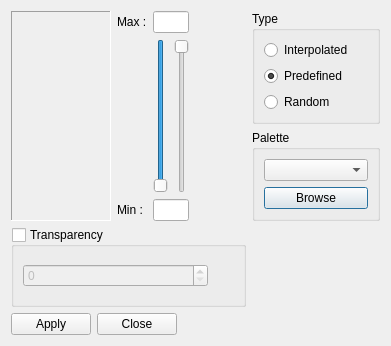
<?xml version="1.0" encoding="UTF-8"?>
<ui version="4.0">
 <class>ColormapUI</class>
 <widget class="QDialog" name="ColormapUI">
  <property name="geometry">
   <rect>
    <x>0</x>
    <y>0</y>
    <width>391</width>
    <height>346</height>
   </rect>
  </property>
  <property name="windowTitle">
   <string>Colormap Editor</string>
  </property>
  <layout class="QGridLayout" name="gridLayout_2">
   <item row="0" column="0" rowspan="2">
    <widget class="Q3D::ColorRamp" name="colorFrameW">
     <property name="sizePolicy">
      <sizepolicy hsizetype="Fixed" vsizetype="Preferred">
       <horstretch>0</horstretch>
       <verstretch>0</verstretch>
      </sizepolicy>
     </property>
     <property name="minimumSize">
      <size>
       <width>100</width>
       <height>0</height>
      </size>
     </property>
     <property name="frameShape">
      <enum>QFrame::Panel</enum>
     </property>
     <property name="frameShadow">
      <enum>QFrame::Sunken</enum>
     </property>
    </widget>
   </item>
   <item row="0" column="1" rowspan="2">
    <layout class="QGridLayout" name="gridLayout">
     <item row="0" column="0">
      <widget class="QLabel" name="TextLabel1">
       <property name="sizePolicy">
        <sizepolicy hsizetype="Fixed" vsizetype="Minimum">
         <horstretch>0</horstretch>
         <verstretch>0</verstretch>
        </sizepolicy>
       </property>
       <property name="text">
        <string>Max :</string>
       </property>
       <property name="wordWrap">
        <bool>false</bool>
       </property>
      </widget>
     </item>
     <item row="0" column="1" colspan="2">
      <widget class="QLineEdit" name="maxLineEditW">
       <property name="sizePolicy">
        <sizepolicy hsizetype="Preferred" vsizetype="Preferred">
         <horstretch>0</horstretch>
         <verstretch>0</verstretch>
        </sizepolicy>
       </property>
       <property name="minimumSize">
        <size>
         <width>0</width>
         <height>0</height>
        </size>
       </property>
      </widget>
     </item>
     <item row="0" column="3">
      <widget class="Q3D::ColorButton" name="secondColorButtonW">
       <property name="sizePolicy">
        <sizepolicy hsizetype="Minimum" vsizetype="Fixed">
         <horstretch>0</horstretch>
         <verstretch>0</verstretch>
        </sizepolicy>
       </property>
       <property name="minimumSize">
        <size>
         <width>20</width>
         <height>20</height>
        </size>
       </property>
       <property name="text" stdset="0">
        <string/>
       </property>
      </widget>
     </item>
     <item row="1" column="1">
      <widget class="QSlider" name="minSliderW">
       <property name="maximum">
        <number>255</number>
       </property>
       <property name="value">
        <number>255</number>
       </property>
       <property name="orientation">
        <enum>Qt::Vertical</enum>
       </property>
       <property name="invertedAppearance">
        <bool>true</bool>
       </property>
      </widget>
     </item>
     <item row="1" column="2">
      <widget class="QSlider" name="maxSliderW">
       <property name="maximum">
        <number>255</number>
       </property>
       <property name="orientation">
        <enum>Qt::Vertical</enum>
       </property>
       <property name="invertedAppearance">
        <bool>true</bool>
       </property>
       <property name="invertedControls">
        <bool>false</bool>
       </property>
      </widget>
     </item>
     <item row="2" column="0">
      <widget class="QLabel" name="TextLabel2">
       <property name="sizePolicy">
        <sizepolicy hsizetype="Fixed" vsizetype="Minimum">
         <horstretch>0</horstretch>
         <verstretch>0</verstretch>
        </sizepolicy>
       </property>
       <property name="text">
        <string>Min :</string>
       </property>
       <property name="wordWrap">
        <bool>false</bool>
       </property>
      </widget>
     </item>
     <item row="2" column="1" colspan="2">
      <widget class="QLineEdit" name="minLineEditW">
       <property name="sizePolicy">
        <sizepolicy hsizetype="Preferred" vsizetype="Preferred">
         <horstretch>0</horstretch>
         <verstretch>0</verstretch>
        </sizepolicy>
       </property>
      </widget>
     </item>
     <item row="2" column="3">
      <widget class="Q3D::ColorButton" name="firstColorButtonW">
       <property name="sizePolicy">
        <sizepolicy hsizetype="Minimum" vsizetype="Fixed">
         <horstretch>0</horstretch>
         <verstretch>0</verstretch>
        </sizepolicy>
       </property>
       <property name="minimumSize">
        <size>
         <width>20</width>
         <height>20</height>
        </size>
       </property>
       <property name="text" stdset="0">
        <string/>
       </property>
      </widget>
     </item>
    </layout>
   </item>
   <item row="0" column="2">
    <widget class="QGroupBox" name="typeButtonGroupW">
     <property name="title">
      <string>Type</string>
     </property>
     <property name="checkable">
      <bool>false</bool>
     </property>
     <property name="exclusive" stdset="0">
      <bool>false</bool>
     </property>
     <layout class="QVBoxLayout" name="verticalLayout">
      <item>
       <widget class="QRadioButton" name="interpolatedRadioButtonW">
        <property name="text">
         <string>Interpolated</string>
        </property>
        <property name="checked">
         <bool>false</bool>
        </property>
       </widget>
      </item>
      <item>
       <widget class="QRadioButton" name="predefinedRadioButtonW">
        <property name="text">
         <string>Predefined</string>
        </property>
        <property name="checked">
         <bool>true</bool>
        </property>
       </widget>
      </item>
      <item>
       <widget class="QRadioButton" name="randomRadioButtonW">
        <property name="text">
         <string>Random</string>
        </property>
       </widget>
      </item>
     </layout>
    </widget>
   </item>
   <item row="1" column="2">
    <widget class="QGroupBox" name="paletteButtonGroupW">
     <property name="enabled">
      <bool>true</bool>
     </property>
     <property name="title">
      <string>Palette</string>
     </property>
     <property name="checkable">
      <bool>false</bool>
     </property>
     <property name="checked">
      <bool>false</bool>
     </property>
     <layout class="QVBoxLayout" name="verticalLayout_2">
      <item>
       <widget class="QComboBox" name="paletteCombo">
        <property name="enabled">
         <bool>true</bool>
        </property>
       </widget>
      </item>
      <item>
       <widget class="QPushButton" name="browseButtonW">
        <property name="text">
         <string>Browse</string>
        </property>
       </widget>
      </item>
     </layout>
    </widget>
   </item>
   <item row="2" column="0" colspan="2">
    <widget class="QGroupBox" name="alpha_gb_">
     <property name="toolTip">
      <string>specify which index [0..255] should be transparent.</string>
     </property>
     <property name="title">
      <string>Transparency</string>
     </property>
     <property name="checkable">
      <bool>true</bool>
     </property>
     <property name="checked">
      <bool>false</bool>
     </property>
     <layout class="QHBoxLayout" name="horizontalLayout">
      <item>
       <widget class="QSpinBox" name="alpha_spin_">
        <property name="maximum">
         <number>255</number>
        </property>
       </widget>
      </item>
      <item>
       <widget class="Q3D::ColorButton" name="alpha_color_">
        <property name="sizePolicy">
         <sizepolicy hsizetype="Fixed" vsizetype="Fixed">
          <horstretch>0</horstretch>
          <verstretch>0</verstretch>
         </sizepolicy>
        </property>
        <property name="minimumSize">
         <size>
          <width>20</width>
          <height>20</height>
         </size>
        </property>
        <property name="text" stdset="0">
         <string/>
        </property>
       </widget>
      </item>
     </layout>
    </widget>
   </item>
   <item row="3" column="0" colspan="2">
    <layout class="QHBoxLayout" name="horizontalLayout_2">
     <item>
      <widget class="QPushButton" name="applyButtonW">
       <property name="text">
        <string>Apply</string>
       </property>
      </widget>
     </item>
     <item>
      <widget class="QPushButton" name="closeButtonW">
       <property name="text">
        <string>Close</string>
       </property>
      </widget>
     </item>
     <item>
      <spacer name="horizontalSpacer_2">
       <property name="orientation">
        <enum>Qt::Horizontal</enum>
       </property>
       <property name="sizeHint" stdset="0">
        <size>
         <width>40</width>
         <height>20</height>
        </size>
       </property>
      </spacer>
     </item>
    </layout>
   </item>
  </layout>
 </widget>
 <customwidgets>
  <customwidget>
   <class>Q3D::ColorButton</class>
   <extends>QFrame</extends>
   <header>color_button.h</header>
   <container>1</container>
  </customwidget>
  <customwidget>
   <class>Q3D::ColorRamp</class>
   <extends>QFrame</extends>
   <header>color_ramp.h</header>
   <container>1</container>
  </customwidget>
 </customwidgets>
 <tabstops>
  <tabstop>applyButtonW</tabstop>
  <tabstop>closeButtonW</tabstop>
  <tabstop>predefinedRadioButtonW</tabstop>
  <tabstop>randomRadioButtonW</tabstop>
  <tabstop>paletteCombo</tabstop>
  <tabstop>browseButtonW</tabstop>
  <tabstop>alpha_spin_</tabstop>
  <tabstop>maxLineEditW</tabstop>
  <tabstop>minSliderW</tabstop>
  <tabstop>maxSliderW</tabstop>
  <tabstop>minLineEditW</tabstop>
  <tabstop>alpha_gb_</tabstop>
  <tabstop>interpolatedRadioButtonW</tabstop>
 </tabstops>
 <resources/>
 <connections>
  <connection>
   <sender>closeButtonW</sender>
   <signal>clicked()</signal>
   <receiver>ColormapUI</receiver>
   <slot>accept()</slot>
   <hints>
    <hint type="sourcelabel">
     <x>30</x>
     <y>255</y>
    </hint>
    <hint type="destinationlabel">
     <x>20</x>
     <y>20</y>
    </hint>
   </hints>
  </connection>
 </connections>
</ui>
